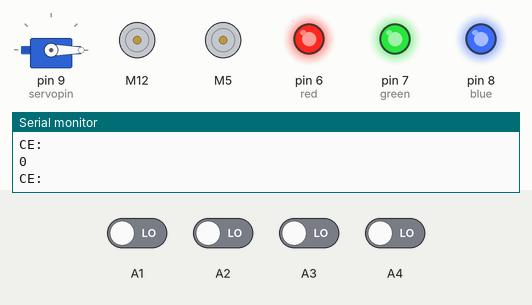
The sketch below on a simulated Arduino Uno, built with avr-gcc and run on an emulated ATmega328P. Parts: servo, 2 × DC motor (green arrow = forward, orange = backward, longer = faster), output pins drawn as LEDs (lit = HIGH), the last lines printed to the serial monitor. Inputs (shaded band) come from the test bench; at power-on: A1–4 LOW.

Above: at 1.5 s.
1.6 s: A1 driven HIGH
3.1 s: A2 driven HIGH
At 5.9 s:
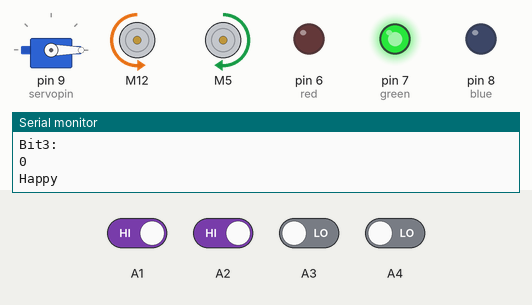
6.1 s: A1 driven LOW and A2 driven LOW
9.1 s: A1 driven HIGH and A3 driven HIGH
At 10.7 s:
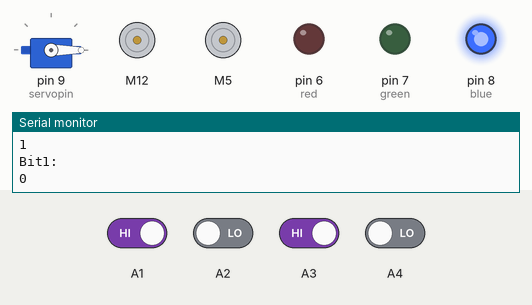
11.1 s: A2 driven HIGH
At 12.4 s:
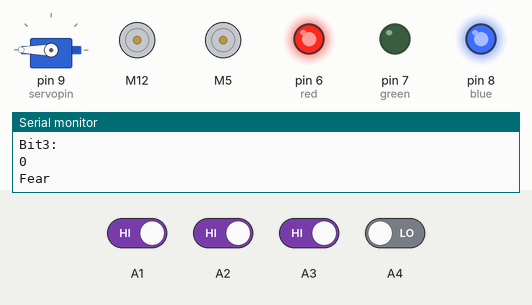
14.1 s: A1 driven LOW
At 15.5 s:
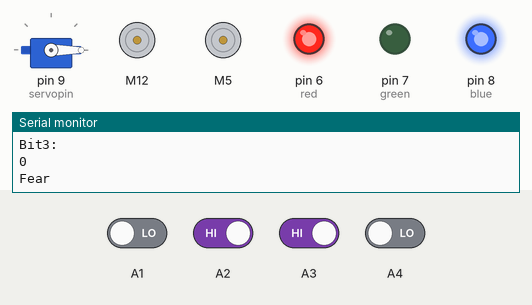
Timing chart, 0 to 17.7 s (numbered marks = the images above; inputs shaded):
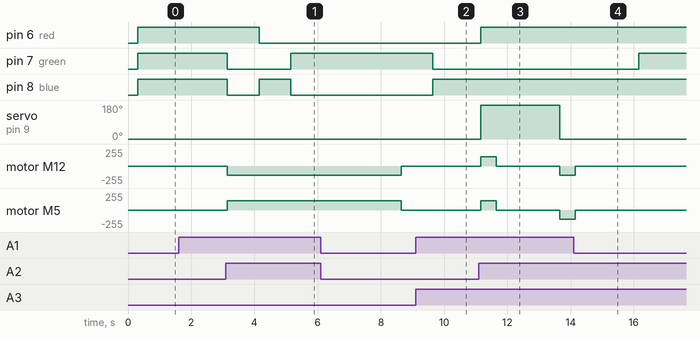

Measured:
- after the input at 3.1 s, pin 6 (red): HIGH → LOW after 1.0 s; pin 7 (green): HIGH → LOW after 0.05 s, → HIGH 2.0 s later; pin 8 (blue): HIGH → LOW after 0.05 s, → HIGH 1.0 s later, → LOW 1.0 s later; motor M12: stopped → backward 140/255 after 0.05 s; motor M5: stopped → forward 140/255 after 0.05 s
- after the input at 9.1 s, pin 6 (red): stays LOW (without the input it goes to HIGH after 0.55 s); pin 7 (green): HIGH → LOW after 0.55 s
- after the input at 11.1 s, pin 6 (red): LOW → HIGH after 0.05 s; servo on pin 9 (servopin): 0° → 180° after 0.05 s, → 0° 2.5 s later; motor M12, motor M5: stopped → forward 140/255 after 0.05 s, → stopped 0.50 s later, → backward 140/255 2.0 s later
- after the input at 14.1 s, pin 7 (green): LOW → HIGH after 2.1 s; servo on pin 9 (servopin): stays 0° (without the input it goes to 180° after 2.1 s); motor M12, motor M5: goes on until 14.2 s, then stays stopped

The sketch:

Arduino_Code_Sample.ino
```cpp
//Include libraries
#include <Servo.h>

#include <DRV8833.h>

//create motor objects
DRV8833 driver = DRV8833();
Servo myservo;

//define constants and variables
const int red=6, green=7, blue=8;
const int inputA1 = 5, inputA2 = 4, inputB1 = 12, inputB2 = 11;
const int servopin = 9;

const int motorSpeedslow = 140;
const int motorSpeedfast = 200;

bool ce= LOW;
bool bit1=LOW;
bool bit2=LOW;

bool bit3=LOW;


int flag=0;

//initialize pins
void setup()
{
  Serial.begin(9600);
  pinMode(red, OUTPUT);
  pinMode(green, OUTPUT);
  pinMode(blue, OUTPUT);

  pinMode(inputA1, OUTPUT);
  pinMode(inputA2, OUTPUT);
  pinMode(inputB1, OUTPUT);
  pinMode(inputB2, OUTPUT);

  pinMode(servopin, OUTPUT);

  pinMode(A1, INPUT);
  pinMode(A2, INPUT);
  pinMode(A3, INPUT);
  pinMode(A4, INPUT);


  while (!Serial);


  myservo.attach(servopin);  // attaches the servo on pin 9 to the servo object
  myservo.write(0);


  delay(300);

    // Attach the motors to the input pins:
  driver.attachMotorA(inputA1, inputA2);
  driver.attachMotorB(inputB1, inputB2);

}

//process code
void loop()
{

  ce = digitalRead(A1);
  Serial.println("CE: ");
  Serial.println(ce);

  if  (ce == HIGH)
  {
    bit1=digitalRead(A2);
    bit2=digitalRead(A3);
    bit3=digitalRead(A4);

    Serial.println("Bit1: ");
    Serial.println(bit1);
    Serial.println("Bit2: ");
    Serial.println(bit2);
    Serial.println("Bit3: ");
    Serial.println(bit3);


    //Happiness - done
    if(bit1==HIGH and bit2==LOW && bit3 == LOW){
      Serial.println("Happy");
      driver.motorBReverse(motorSpeedslow);
      driver.motorAForward(motorSpeedslow);
      digitalWrite(red,HIGH);
      digitalWrite(blue, LOW);
      digitalWrite(green, LOW);
      delay(1000);
      digitalWrite(red,LOW);
      digitalWrite(blue, HIGH);
      digitalWrite(green, LOW);
      delay(1000);
      digitalWrite(red,LOW);
      digitalWrite(blue, LOW);
      digitalWrite(green, HIGH);
      delay(3500);

      driver.motorBStop();
      driver.motorAStop();


      delay(1000);
      digitalWrite(red,LOW);
      digitalWrite(blue, LOW);
      digitalWrite(green, LOW);

      Serial.println("Happy 1");

    }
    //Sadness - done
    if(bit1==LOW and bit2==HIGH && bit3 == LOW){
      Serial.println("Sad");
      digitalWrite(red,LOW);
      digitalWrite(blue, HIGH);
      digitalWrite(green, LOW);

    }

    //Fear - done
    if(bit1==HIGH and bit2==HIGH && bit3 == LOW)
    {
      Serial.println("Fear");
      digitalWrite(red,HIGH);
      digitalWrite(blue, HIGH);
      digitalWrite(green, LOW);
      //cover eyes with tentacles
      myservo.write(180);
      // Put the motors in reverse using the speed:
      driver.motorAForward(motorSpeedslow);
      driver.motorBForward(motorSpeedslow);
      // Wait to see the effect:
      delay(500);
      //Stop
      driver.motorAStop();
      driver.motorBStop();
      //Forward
      delay(2000);
      myservo.write(0);
      driver.motorAReverse(motorSpeedslow);
      driver.motorBReverse(motorSpeedslow);
      delay(500);
      //Stop
      driver.motorAStop();
      driver.motorBStop();
      //uncover eyes

      delay(2000);
    }

    //Disgust - done
    if(bit1==LOW and bit2==LOW && bit3 == HIGH)
    {
      Serial.println("Disgust");
      digitalWrite(red,HIGH);
      digitalWrite(blue, HIGH);
      digitalWrite(green, LOW);


      if (flag == 0) {
        myservo.write(0);              // tell servo to go to position in variable 'pos'
        delay(400);                       // waits 15ms for the servo to reach the position
        myservo.write(180);              // tell servo to go to position in variable 'pos'
                               // wait for a second
        delay(1100);                       // waits 15ms for the servo to reach the position
        flag=1;
        }

        for (int j=0; j<5;j++){
          myservo.write(0);              // tell servo to go to position in variable 'pos'
          delay(100);                       // waits 15ms for the servo to reach the position
          myservo.write(180);              // tell servo to go to position in variable 'pos'
          delay(100);
        }
        myservo.write(180);              // tell servo to go to position in variable 'pos'
        delay(500);                       // waits 15ms for the servo to reach the position
        flag=1;

        for (int j=0; j<5;j++){
          myservo.write(0);              // tell servo to go to position in variable 'pos'
          delay(100);                       // waits 15ms for the servo to reach the position
          myservo.write(180);              // tell servo to go to position in variable 'pos'
          delay(100);
        }
        myservo.write(0);

    }
    //Anger
    if(bit1==HIGH and bit2==LOW && bit3 == HIGH){
      Serial.println("Anger");
      digitalWrite(red,HIGH);
      digitalWrite(blue, LOW);
      digitalWrite(green, LOW);

      // Put the motors in reverse using the speed:
      driver.motorAReverse(motorSpeedslow);
      driver.motorBReverse(motorSpeedslow);
      // Wait to see the effect:
      delay(100);
      //Stop
      driver.motorAReverse(motorSpeedslow);
      driver.motorBStop();
      //Forward
      delay(200);
      driver.motorAReverse(motorSpeedslow);
      driver.motorBReverse(motorSpeedslow);
      delay(100);
      driver.motorAStop();
      driver.motorBReverse(motorSpeedslow);
      delay(200);

      driver.motorAStop();
      driver.motorBStop();


      // 8 path code


      /*
                 _ _
               /     \
              /       \
              \       /
               \ _ _ /    <- an 8
               /     \
              /       \
              \       /
               \ _ _ /


       */
    }
  }
  else
  {
    digitalWrite(red,HIGH);
    digitalWrite(blue, HIGH);
    digitalWrite(green, HIGH);
  }
}
```
